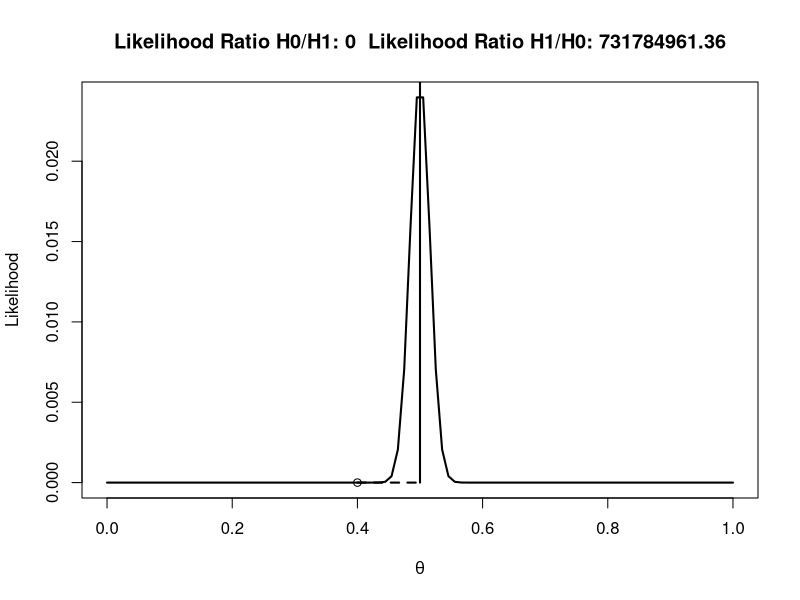

R code for this plot:

# Calculate the likelihood ratio ----

# Set total trials
total_trials<- 1000
# Set successes
successes<- 500


# Specify one hypothesis you want to compare with the likihood ratio
theta_H0 <-  .4


# Specify another hypothesis you want to compare with the likihood ratio (you can use 1/20, or 0.05).
# Or you can use the maximum likelihood estimate (considering absence of priors)
maximum_likelihood_estimate = successes/total_trials 
theta_H1 <- maximum_likelihood_estimate 

binomial_H0 <- dbinom(successes, total_trials, theta_H0)

binomial_H1 <- dbinom(successes, total_trials, theta_H1)

# Returns the likelihood ratio of H0 over H1
binomial_H0/binomial_H1

# Returns the likelihood ratio of H1 over H0
binomial_H1/binomial_H0

# Create 100 theta variables, from 0 to 1
# Theta is the probability of obtating a success
theta<- seq(0,1,len=100) 
likelihood <- dbinom(successes,total_trials,theta)
#png(file="LikRatio.png",width=4000,height=3000, , units = "px", res = 900)
plot(theta,likelihood,type='l',xlab=expression(theta), ylab='Likelihood', lwd=2)

points(theta_H0, binomial_H0)
points(theta_H1, binomial_H1)

segments(theta_H0, binomial_H0,successes/total_trials, binomial_H0, lty=2, lwd=2)
segments(theta_H1, binomial_H1,successes/total_trials, binomial_H1, lty=2, lwd=2)
segments(successes/total_trials, binomial_H0,successes/total_trials, binomial_H1, lwd=2)
title(paste('Likelihood Ratio H0/H1:',round(binomial_H0/binomial_H1,digits=2)," Likelihood Ratio H1/H0:",round(binomial_H1/binomial_H0,digits=2)))
#dev.off()

#© Daniel Lakens, 2016. 
# Modified and re-released in CC-BY-NC-SA by Tiago Lubiana, 2016
# This work is licensed under a Creative Commons Attribution-NonCommercial-ShareAlike 4.0 International License. https://creativecommons.org/licenses/by-nc-sa/4.0/

